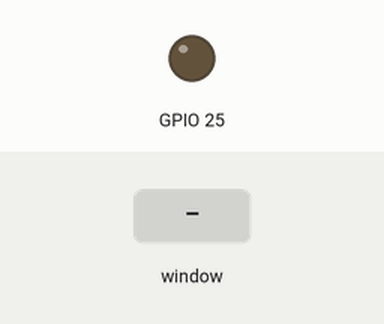
Recording of a program running on a simulated Raspberry Pi (BCM pin numbers). On the bench: output pins drawn as LEDs (lit = HIGH). Inputs (shaded band) come from the test bench. Each call to the cloud database takes 0.3 s, and an entry nobody has set reads as its off value or as empty; the desktop window is not drawn, its controls go by their first labels and the mouse button is held 0.15 s.

Above: at 1.5 s.
1.6 s: control labelled "ON" in the window clicked
At 2.4 s:
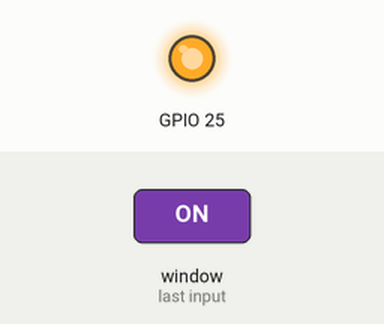
Timing chart, 0 to 4.6 s (numbered marks = the images above; inputs shaded):
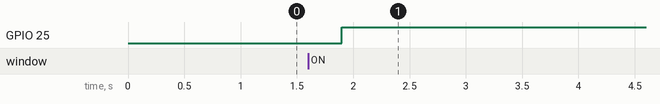

Measured:
- after the input at 1.6 s, GPIO 25: LOW → HIGH after 0.30 s

The program:

ledControl.py
```python
#! /usr/bin/python3
#pip3 install RPi.GPIO

from tkinter import *
import RPi.GPIO as GPIO

from firebase_admin import auth
import firebase_admin
from firebase_admin import credentials
from firebase_admin import db

cred = credentials.Certificate('/home/pi/Documents/iotjuliehuang-firebase-adminsdk-ybec6-82ef2edbfa.json')
firebase_admin.initialize_app(cred, {
    'databaseURL': 'https://iotjuliehuang.firebaseio.com/',
    'databaseAuthVariableOverride': {'uid':'JlmvIDjr8Zav0Uubve5WMIvfoRW2'}
})


ledControlRef = db.reference(path='iot0624/lcdControl')


def appInterface(window):
    try:
        lcdState= ledControlRef.get();
    except FirebaseError as err:
        print("error connect to Firebase: {}".format(err));
    except ValueError as err:
        print("valueError: {}".format(err));
    except:
        print("Error");

    if lcdState:
        buttonText.set("OFF")
    else:
        buttonText.set("ON")

    frame = Frame(window,borderwidth=2,relief=GROOVE);
    ledButton = Button(frame,textvariable = buttonText,padx=30,pady=10,command=userClick,width=10).pack(padx=40,pady=40);
    frame.pack(padx=10,pady=10);

def userClick():
    lcdState= ledControlRef.get();
    if lcdState:
        buttonText.set('ON')
        GPIO.output(25, GPIO.LOW)
    else:
        buttonText.set('OFF')
        GPIO.output(25, GPIO.HIGH)

    ledControlRef.set(not lcdState);


if __name__ == '__main__':
    GPIO.setmode(GPIO.BCM)
    GPIO.cleanup()
    GPIO.setwarnings(False)
    GPIO.setup(25, GPIO.OUT)

    app = Tk();
    buttonText = StringVar();
    app.title("LEDControl");
    #app.geometry("500x600");
    appInterface(window = app);
    app.mainloop();
```
